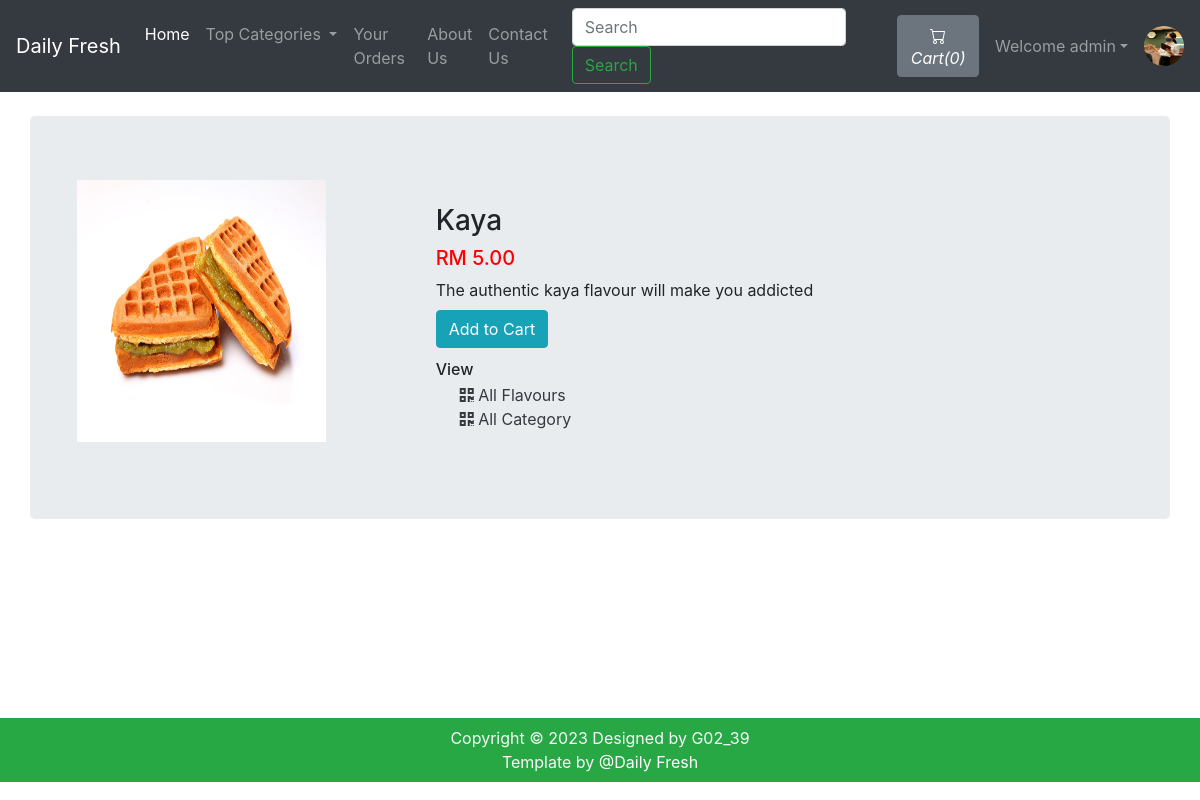
The app's page /viewPizza.php?pizzaid=1 (signed in) with its own data.
### tables this page shows
CREATE TABLE `sitedetail` (
  `tempId` int(11) NOT NULL,
  `systemName` varchar(21) NOT NULL,
  `email` varchar(35) NOT NULL,
  `contact1` bigint(21) NOT NULL,
  `contact2` bigint(21) DEFAULT NULL COMMENT 'Optional',
  `address` text NOT NULL,
  `dateTime` datetime NOT NULL DEFAULT current_timestamp()
);

CREATE TABLE `pizza` (
  `pizzaId` int(12) NOT NULL,
  `pizzaName` varchar(255) NOT NULL,
  `pizzaPrice` int(12) NOT NULL,
  `pizzaDesc` text NOT NULL,
  `pizzaCategorieId` int(12) NOT NULL,
  `pizzaPubDate` datetime NOT NULL DEFAULT current_timestamp()
);

### viewPizza.php (the view, shortened to what this page needs)
<!doctype html>
<html lang="en">
<head>
    <link rel="stylesheet" href="https://stackpath.bootstrapcdn.com/bootstrap/4.4.1/css/bootstrap.min.css">
    <link rel="stylesheet" href="https://use.fontawesome.com/releases/v5.8.2/css/all.css">
</head>
<body>
    <?php include 'partials/_dbconnect.php';?>
    <?php require 'partials/_nav.php' ?>
    <div class="container my-4" id="cont">
        <div class="row jumbotron">
        <?php
            $pizzaId = $_GET['pizzaid'];
            $sql = "SELECT * FROM `pizza` WHERE pizzaId = $pizzaId";
            $result = mysqli_query($conn, $sql);
            $row = mysqli_fetch_assoc($result);
            $pizzaName = $row['pizzaName'];
            $pizzaPrice = $row['pizzaPrice'];
            $pizzaDesc = $row['pizzaDesc'];
            $pizzaCategorieId = $row['pizzaCategorieId'];
        ?>
        <?php
        echo  '<div class="col-md-4">
                <img src="img/food-'.$pizzaId. '.jpg" width="249px" height="262px">
            </div>
            <div class="col-md-8 my-4">
                <h3>' . $pizzaName . '</h3>
                <h5 style="color: #ff0000">RM '.$pizzaPrice. '.00</h5>
                <p class="mb-0">' .$pizzaDesc .'</p>';
                if($loggedin){
                    $quaSql = "SELECT `itemQuantity` FROM `viewcart` WHERE pizzaId = '$pizzaId' AND `userId`='$userId'";
                    $quaresult = mysqli_query($conn, $quaSql);
                    $quaExistRows = mysqli_num_rows($quaresult);
                    if($quaExistRows == 0) {
                        echo '<form action="partials/_manageCart.php" method="POST">
                              <input type="hidden" name="itemId" value="'.$pizzaId. '">
                              <button type="submit" name="addToCart" class="btn btn-info my-2">Add to Cart</button>';
                    }else {
                        echo '<a href="viewCart.php"><button class="btn btn-info my-2">Go to Cart</button></a>';
                    }
                }
                else{
                    echo '<button class="btn btn-info my-2" data-toggle="modal" data-target="#loginModal">Add to Cart</button>';
                }
                echo '</form>
                <h6 class="my-1"> View </h6>
                <div class="mx-4">
                    <a href="viewPizzaList.php?catid=' . $pizzaCategorieId . '" class="active text-dark">
                    <i class="fas fa-qrcode"></i>
                        <span>All Flavours</span>
                    </a>
                </div>
                <div class="mx-4">
                    <a href="index.php" class="active text-dark">
                    <i class="fas fa-qrcode"></i>
                        <span>All Category</span>
                    </a>
                </div>
            </div>'
        ?>
        </div>
    </div>
    <?php require 'partials/_footer.php' ?>
</body>
</html>

### partials/_nav.php (shortened to what this page needs)
<?php
if(isset($_SESSION['loggedin']) && $_SESSION['loggedin']==true){
  $loggedin= true;
  $userId = $_SESSION['userId'];
  $username = $_SESSION['username'];
}
else{
  $loggedin = false;
  $userId = 0;
}
$sql = "SELECT * FROM `sitedetail`";
$result = mysqli_query($conn, $sql);
$row = mysqli_fetch_assoc($result);
$systemName = $row['systemName'];
echo '<nav class="navbar navbar-expand-lg navbar-dark bg-dark">
      <a class="navbar-brand" href="index.php">'.$systemName.'</a>
      <button class="navbar-toggler" type="button" data-toggle="collapse" data-target="#navbarSupportedContent" aria-controls="navbarSupportedContent" aria-expanded="false" aria-label="Toggle navigation">
        <span class="navbar-toggler-icon"></span>
      </button>
      <div class="collapse navbar-collapse" id="navbarSupportedContent">
        <ul class="navbar-nav mr-auto">
          <li class="nav-item active">
            <a class="nav-link" href="index.php">Home <span class="sr-only">(current)</span></a>
          </li>
          <li class="nav-item dropdown">
            <a class="nav-link dropdown-toggle" href="#" id="navbarDropdown" role="button" data-toggle="dropdown" aria-haspopup="true" aria-expanded="false">
              Top Categories
            </a>
            <div class="dropdown-menu" aria-labelledby="navbarDropdown">';
            echo '</div>
          </li>
          <li class="nav-item">
            <a class="nav-link" href="viewOrder.php">Your Orders</a>
          </li>
          <li class="nav-item">
            <a class="nav-link" href="about.php">About Us</a>
          </li>
          <li class="nav-item">
            <a class="nav-link" href="contact.php">Contact Us</a>
          </li>
        </ul>
        <form method="get" action="/DailyFreshOrderingSystem/search.php" class="form-inline my-2 my-lg-0 mx-3">
          <input class="form-control mr-sm-2" type="search" name="search" id="search" placeholder="Search" aria-label="Search" required>
          <button class="btn btn-outline-success my-2 my-sm-0" type="submit">Search</button>
        </form>';
        $countsql = "SELECT SUM(`itemQuantity`) FROM `viewcart` WHERE `userId`=$userId";
        $countresult = mysqli_query($conn, $countsql);
        $countrow = mysqli_fetch_assoc($countresult);
        $count = $countrow['SUM(`itemQuantity`)'];
        if(!$count) {
          $count = 0;
        }
        echo '<a href="viewCart.php"><button type="button" class="btn btn-secondary mx-2" title="MyCart">
          <svg xmlns="img/cart.svg" width="16" height="16" fill="currentColor" class="bi bi-cart" viewBox="0 0 16 16">
            <path d="M0 1.5A.5.5 0 0 1 .5 1H2a.5.5 0 0 1 .485.379L2.89 3H14.5a.5.5 0 0 1 .491.592l-1.5 8A.5.5 0 0 1 13 12H4a.5.5 0 0 1-.491-.408L2.01 3.607 1.61 2H.5a.5.5 0 0 1-.5-.5zM3.102 4l1.313 7h8.17l1.313-7H3.102zM5 12a2 2 0 1 0 0 4 2 2 0 0 0 0-4zm7 0a2 2 0 1 0 0 4 2 2 0 0 0 0-4zm-7 1a1 1 0 1 1 0 2 1 1 0 0 1 0-2zm7 0a1 1 0 1 1 0 2 1 1 0 0 1 0-2z"/>
          </svg>
          <i class="bi bi-cart">Cart(' .$count. ')</i>
        </button></a>';
        if($loggedin){
          echo '<ul class="navbar-nav mr-2">
            <li class="nav-item dropdown">
              <a class="nav-link dropdown-toggle" href="#" id="navbarDropdown" role="button" data-toggle="dropdown"> Welcome ' .$username. '</a>
              <div class="dropdown-menu" aria-labelledby="navbarDropdown">
                <a class="dropdown-item" href="partials/_logout.php">Logout</a>
              </div>
            </li>
          </ul>
          <div class="text-center image-size-small position-relative">
            <a href="viewProfile.php"><img src="img/person-' .$userId. '.jpg" class="rounded-circle" onError="this.src = \'img/profilePic.jpg\'" style="width:40px; height:40px"></a>
          </div>';
        }
        else {
          echo '
          <button type="button" class="btn btn-success mx-2"  data-toggle="modal" data-target="#loginModal">Login</button>
          <button type="button" class="btn btn-success mx-2"  data-toggle="modal" data-target="#signupModal">SignUp</button>';
        }
  echo '</div>
    </nav>';
?>

### viewPizza.php (style rules this page uses)
#cont { min-height : 578px; }

### records on screen
sitedetail: systemName "Daily Fresh"
pizza: pizzaName "Kaya", pizzaPrice "5", pizzaDesc "The authentic kaya flavour will make you addicted"

### other values on screen
$count "0"
$username "admin"
